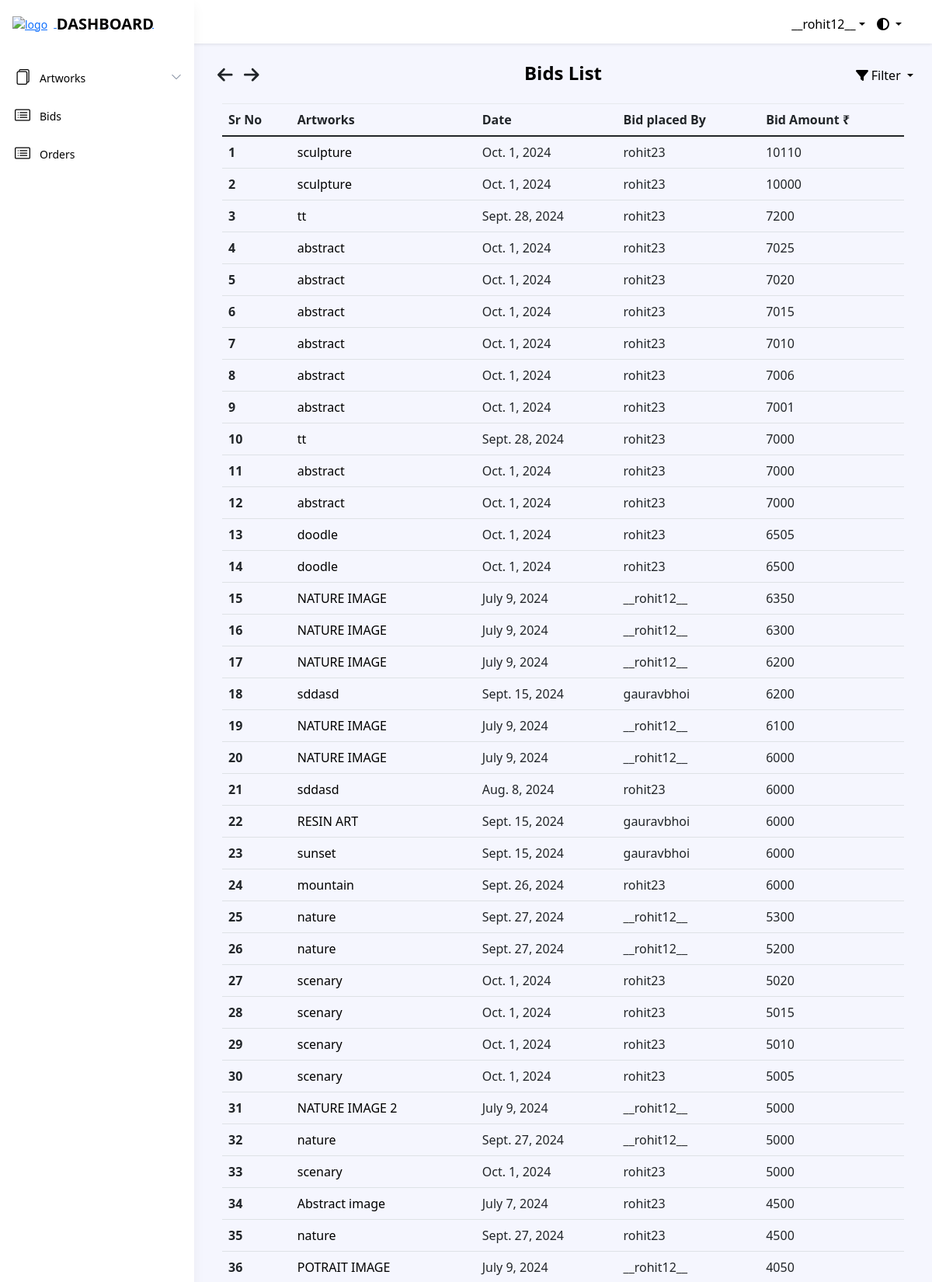
Page /dashboard/bidlist/ (signed in, upper part) on the committed database.
### dashboard/models.py (models this page shows, shortened)
class Bid(models.Model):
    user = models.ForeignKey(settings.AUTH_USER_MODEL, on_delete=models.CASCADE)
    product = models.ForeignKey(Artwork, on_delete=models.CASCADE)
    bid_date = models.DateField(auto_now_add=True)
    bid_amt = models.IntegerField(default=1)

class Artwork(models.Model):
    product_id = models.CharField(max_length=255, default="")
    product_name = models.CharField(max_length=255, default="", blank=False, null=False)
    product_price = models.IntegerField(default=0, null=False)
    opening_bid = models.IntegerField(default=0)
    product_cat = models.ForeignKey('Catalogue', on_delete=models.CASCADE)
    product_qty = models.IntegerField(default=0)
    product_image = models.ImageField(upload_to='arts/')
    dimension_unit = models.CharField(max_length=2, choices=[('cm', 'Centimeters'), ('ft', 'Feet')])
    length_in_centimeters = models.FloatField(default=0.0, blank=True, null=True)
    width_in_centimeters = models.FloatField(default=0.0, blank=True, null=True)
    foot = models.FloatField(default=0, blank=True, null=True)
    inches = models.FloatField(default=0, blank=True, null=True)
    created_at = models.DateField(default=timezone.now)  # Default to current time zone's now
    end_date = models.DateField()
    user = models.ForeignKey(settings.AUTH_USER_MODEL, on_delete=models.CASCADE)
    is_sold = models.BooleanField(default=False)
    is_purchased = models.BooleanField(default=False)
    def __str__(self):
        return self.product_name

### dashboard/views.py (the view)
# urls.py: path('bidlist/', views.BidListView.as_view(), name="bid_list"),
class BidListView(LoginRequiredMixin, ListView):
    model = Bid
    template_name = 'dashboard/bids_list.html'
    context_object_name = 'bids'
    ordering = ['-bid_amt']  # Default ordering by highest bid
    def get_queryset(self):
        queryset = super().get_queryset()
        filter_param = self.request.GET.get('filter')
        if filter_param == 'asc':
            queryset = queryset.order_by('bid_amt')  # Ascending order by bid amount
        elif filter_param == 'desc':
            queryset = queryset.order_by('-bid_amt')  # Descending order by bid amount
        else:
            queryset = queryset.order_by('-bid_amt')  # Default to descending if no filter param
        return queryset

### art/context_processors.py (called while the page is built)
def catalogue_list(request):
    return {"catalogue_list": Catalogue.objects.all()}

### dashboard/models.py (called while the page is built)
    def __str__(self):
        return self.cat_name

### dashboard/templatetags/auth_extras.py (called while the page is built)
@register.filter(name='has_group')
def has_group(user, group_name):
    group = Group.objects.get(name=group_name)
    return True if group in user.groups.all() else False

### templates/dashboard/bids_list.html (shortened to what this page needs)
{% extends './base.html' %}
{% load static %}
{% block links %}
<link rel="stylesheet" href="{% static 'dashboard/css/ordermodel_list.css' %}">
<link rel="stylesheet" href="https://stackpath.bootstrapcdn.com/bootstrap/4.5.2/css/bootstrap.min.css">
{% endblock %}
{% block content %}
{% include './includes/header.html' %}
{% include "art/arrow_button.html" %}
{% load auth_extras %}
<div class="app-wrapper">
    <div class="app-content pt-3 p-md-3 p-lg-4">
        <div class="button-container">
            <i class="fa-solid fa-arrow-left" style="cursor:pointer; font-size:1.4rem; margin-right:10px" onclick="goBack()"></i>
            <i class="fa-solid fa-arrow-right" style="cursor:pointer; font-size:1.4rem; margin-right:15px" onclick="goForward()"></i>
        </div>
        <div class="container-xl">
            <h1 class="app-page-title">Bids List</h1>
            <div class="filter-dropdown">
                <div class="dropdown-toggle" id="filterDropdown" style="cursor:pointer;" data-toggle="dropdown" aria-haspopup="true" aria-expanded="false">
                    <i class="fa-solid fa-filter"></i> Filter
                </div>
            </div>
            <div class="row g-4 mb-4">
                <table class="table">
                    <thead>
                        <tr>
                            <th scope="col">Sr No</th>
                            <th scope="col">Artworks</th>
                            <th scope="col">Date</th>
                            {% if user|has_group:"SellerGroup" %}
                            <th scope="col">Bid placed By</th>
                            {% endif %}
                            <th scope="col">Bid Amount ₹</th>
                        </tr>
                    </thead>
                    <tbody>
                        {% for bid in object_list %}
                        <tr>
                            <th scope="row">{{ forloop.counter }}</th>
                            <td>
                                <a href="#" class="artworks-order" data-toggle="modal" data-target="#productModal" data-product-id="{{ bid.product.id }}" data-product-name="{{ bid.product }}" data-product-image-url="{{ bid.product.product_image.url }}" data-product-dimensions="{{ bid.product.length_in_centimeters }} x {{ bid.product.width_in_centimeters }} cm" data-product-catalogue="{{ bid.product.product_cat }}" data-product-opening-bid="₹ {{ bid.product.opening_bid }}" data-last-bid="{{ bid.bid_amt }}">{{ bid.product }}</a>
                            </td>
                            <td>{{ bid.bid_date }}</td>
                            {% if user|has_group:"SellerGroup" %}
                            <td>{{ bid.user }}</td>
                            {% endif %}
                            <td>{{ bid.bid_amt }}</td>
                        </tr>
                        {% empty %}
                        <tr>
                            <td colspan="5">
                                <h3>No artworks to show</h3>
                            </td>
                        </tr>
                        {% endfor %}
                    </tbody>
                </table>
            </div>
        </div>
    </div>
</div>
{% endblock %}

### templates/dashboard/includes/header.html (shortened to what this page needs)
{% load static %}
{% block links %}
<link rel="stylesheet" type="text/css" href="{% static 'dashboard/css/header.css' %}" />
{% endblock %}
{% load auth_extras %}
<link href="https://stackpath.bootstrapcdn.com/bootstrap/5.1.3/css/bootstrap.min.css" rel="stylesheet">
<nav class="app-header fixed-top">
    <div class="app-header-inner">
        <div class="container-fluid py-2">
            <div class="app-header-content">
                <div class="row justify-content-between align-items-center">
                    <div class="app-utilities col-auto">
                        <div class="col-auto">
                        <div class="app-utility-item app-user-dropdown dropdown">
                            <a class="dropdown-toggle theme" id="user-dropdown-toggle" data-bs-toggle="dropdown" href="#" role="button" aria-expanded="false">{{ user }}</a>
                            <div class="dropdown">
                                <a class="dropdown-toggle" id="theme-dropdown" data-bs-toggle="dropdown" href="#" role="button" aria-expanded="false">
                                    <i class="fas fa-adjust"></i>
                                </a>
                            </div>
                        </div>
                    </div>
                    </div>
                </div>
            </div>
        </div>
    </div>
    <div id="app-sidepanel" class="app-sidepanel">
        <div class="sidepanel-inner d-flex flex-column">
            <div class="app-branding">
                <a class="app-logo" href="#" data-bs-toggle="modal" data-bs-target="#logoModal">
                    <img class="logo-icon me-2" src="{% static 'images/assets/ARTIV_LOGO.jpg' %}" alt="logo">
                    <span class="logo-text">DASHBOARD</span>
                </a>
            </div>
            <nav id="app-nav-main" class="app-nav app-nav-main flex-grow-1">
                <ul class="app-menu list-unstyled accordion" id="menu-accordion">
                    {% if user|has_group:"SellerGroup" %}
                    <li class="nav-item-dashboard has-submenu">
                        <a class="nav-link submenu-toggle" href="#" data-bs-toggle="collapse" data-bs-target="#submenu-1" aria-expanded="false" aria-controls="submenu-1">
                            <span class="nav-icon">
                            </span>
                            <span class="nav-link-text">Artworks</span>
                            <span class="submenu-arrow">
                                <svg width="1em" height="1em" viewBox="0 0 16 16" class="bi bi-chevron-down" fill="currentColor" xmlns="http://www.w3.org/2000/svg">
                                    <path fill-rule="evenodd" d="M1.646 4.646a.5.5 0 0 1 .708 0L8 10.293l5.646-5.647a.5.5 0 0 1 .708.708l-6 6a.5.5 0 0 1-.708 0l-6-6a.5.5 0 0 1 0-.708z"/>
                                </svg>
                            </span>
                        </a>
                    </li>
                    <li class="nav-item-dashboard">
                        <a class="nav-link" href="{% url 'dashboard:bid_list' %}">
                            <span class="nav-icon">
                            </span>
                            <span class="nav-link-text">Bids</span>
                        </a>
                    </li>
                    {% endif %}
                    <li class="nav-item-dashboard">
                        <a class="nav-link" href="{% url 'dashboard:order_list' %}">
                            <span class="nav-icon">
                            </span>
                            <span class="nav-link-text">Orders</span>
                        </a>
                    </li>
                </ul>
            </nav>
        </div>
    </div>
</nav>

### static/dashboard/css/ordermodel_list.css (style rules this page uses)
.artworks-order { color: black !important; text-decoration: none !important; }
.table { color: #000000; }
.table th, .table td { border-color: #dee2e6; }

### static/dashboard/css/header.css (style rules this page uses)
.app-utility-item:last-child { margin-top: -5px !important; }
.dropdown-toggle { text-decoration: none !important; color: #000000 !important; }
.app-utility-item { display: flex; align-items: center; margin-top: 0; }
.button-container { position: absolute; top: 85px; left: 17.5rem; }
.theme { margin-right: 15px; }
.app-header { background: #ffffff !important; border-bottom: none !important; padding-top: 1rem !important; }
.app-sidepanel { border-right: none !important; transition: background-color 0.3s ease; }
.app-sidepanel .sidepanel-inner { background: #ffffff !important; transition: background-color 0.3s ease; }
.app-nav .nav-item-dashboard { display: block; color: #b9b9b9; background: none !important; }
.app-nav .nav-link { color: #000000 !important; }
.app-branding .logo-text { text-decoration: none !important; color: #000000 !important; }

### static/dashboard/css/navbar.css (style rules this page uses)
:root { --border-color: black; }

### static/dashboard/css/unsold.css (style rules this page uses)
.row { justify-content: start; --bs-gutter-y: 1.5rem !important; }

### static/dashboard/css/contact.css (style rules this page uses)
:root { --background-color: #e7e7e7; --text-color: #000; --link-color: #343434; --link-hover-color: #000000; --title-color: #000; --contact-text-color: #000; }
body { background-color: var(--background-color); color: var(--text-color); }

### static/dashboard/css/faq.css (style rules this page uses)
:root { --background-color: #f8f9fa; --text-color: #000; --link-color: #007bff; --link-hover-color: #0056b3; --title-color: #000; --accordion-bg-color: #fff; --accordion-border-color: #ddd; --accordion-header-bg-color: #f7f7f7; --accordion-header-text-color: #000; }
body { background-color: var(--background-color); color: var(--text-color); }

### static/dashboard/css/index.css (style rules this page uses)
:root { --background-color: #e7e7e7; --text-color: #000; --link-color: #343434; --link-hover-color: #000000; --title-color: #000; --contact-text-color: #000; }
.row { justify-content: start; --bs-gutter-y: 1.5rem !important; }

### static/home/css/about.css (style rules this page uses)
.light-mode h1, .light-mode h4 { color: black ; }
body, h1, h4, p { margin: 0; padding: 0; }
h1, h4 { text-align: center; }

### static/dashboard/css/artwork_detail.css (style rules this page uses)
.button-container { position: absolute; top: 85px; left: 2rem; }

### templates/dashboard/bids_list.html (style rules this page uses)
body { font-family: 'Poppins', sans-serif; }
.filter-dropdown { position: absolute; top: 85px; right: 1.5rem; }
.button-container { position: absolute; top: 85px; left: 17.5rem; }

### rows in the picture
Bid: product "sculpture", bid_date "Oct. 1, 2024", user "rohit23", bid_amt "10110"
Bid: product "sculpture", bid_date "Oct. 1, 2024", user "rohit23", bid_amt "10000"
Bid: product "tt", bid_date "Sept. 28, 2024", user "rohit23", bid_amt "7200"
Bid: product "abstract", bid_date "Oct. 1, 2024", user "rohit23", bid_amt "7025"
Bid: product "abstract", bid_date "Oct. 1, 2024", user "rohit23", bid_amt "7020"
Bid: product "abstract", bid_date "Oct. 1, 2024", user "rohit23", bid_amt "7015"
Bid: product "abstract", bid_date "Oct. 1, 2024", user "rohit23", bid_amt "7010"
Bid: product "abstract", bid_date "Oct. 1, 2024", user "rohit23", bid_amt "7006"
Bid: product "abstract", bid_date "Oct. 1, 2024", user "rohit23", bid_amt "7001"
Bid: product "tt", bid_date "Sept. 28, 2024", user "rohit23", bid_amt "7000"
Bid: product "abstract", bid_date "Oct. 1, 2024", user "rohit23", bid_amt "7000"
Bid: product "abstract", bid_date "Oct. 1, 2024", user "rohit23", bid_amt "7000"
Bid: product "doodle", bid_date "Oct. 1, 2024", user "rohit23", bid_amt "6505"
Bid: product "doodle", bid_date "Oct. 1, 2024", user "rohit23", bid_amt "6500"
Bid: product "NATURE IMAGE", bid_date "July 9, 2024", user "__rohit12__", bid_amt "6350"
Bid: product "NATURE IMAGE", bid_date "July 9, 2024", user "__rohit12__", bid_amt "6300"
Bid: product "NATURE IMAGE", bid_date "July 9, 2024", user "__rohit12__", bid_amt "6200"
Bid: product "sddasd", bid_date "Sept. 15, 2024", user "gauravbhoi", bid_amt "6200"
Bid: product "NATURE IMAGE", bid_date "July 9, 2024", user "__rohit12__", bid_amt "6100"
Bid: product "NATURE IMAGE", bid_date "July 9, 2024", user "__rohit12__", bid_amt "6000"
Bid: product "sddasd", bid_date "Aug. 8, 2024", user "rohit23", bid_amt "6000"
Bid: product "RESIN ART", bid_date "Sept. 15, 2024", user "gauravbhoi", bid_amt "6000"
Bid: product "sunset", bid_date "Sept. 15, 2024", user "gauravbhoi", bid_amt "6000"
Bid: product "mountain", bid_date "Sept. 26, 2024", user "rohit23", bid_amt "6000"
Bid: product "nature", bid_date "Sept. 27, 2024", user "__rohit12__", bid_amt "5300"
Bid: product "nature", bid_date "Sept. 27, 2024", user "__rohit12__", bid_amt "5200"
Bid: product "scenary", bid_date "Oct. 1, 2024", user "rohit23", bid_amt "5020"
Bid: product "scenary", bid_date "Oct. 1, 2024", user "rohit23", bid_amt "5015"
Bid: product "scenary", bid_date "Oct. 1, 2024", user "rohit23", bid_amt "5010"
Bid: product "scenary", bid_date "Oct. 1, 2024", user "rohit23", bid_amt "5005"
Bid: product "NATURE IMAGE 2", bid_date "July 9, 2024", user "__rohit12__", bid_amt "5000"
Bid: product "nature", bid_date "Sept. 27, 2024", user "__rohit12__", bid_amt "5000"
Bid: product "scenary", bid_date "Oct. 1, 2024", user "rohit23", bid_amt "5000"
Bid: product "Abstract image", bid_date "July 7, 2024", user "rohit23", bid_amt "4500"
Bid: product "nature", bid_date "Sept. 27, 2024", user "rohit23", bid_amt "4500"
Bid: product "POTRAIT IMAGE", bid_date "July 9, 2024", user "__rohit12__", bid_amt "4050"

### other values in the picture
{{ user }} "__rohit12__"
